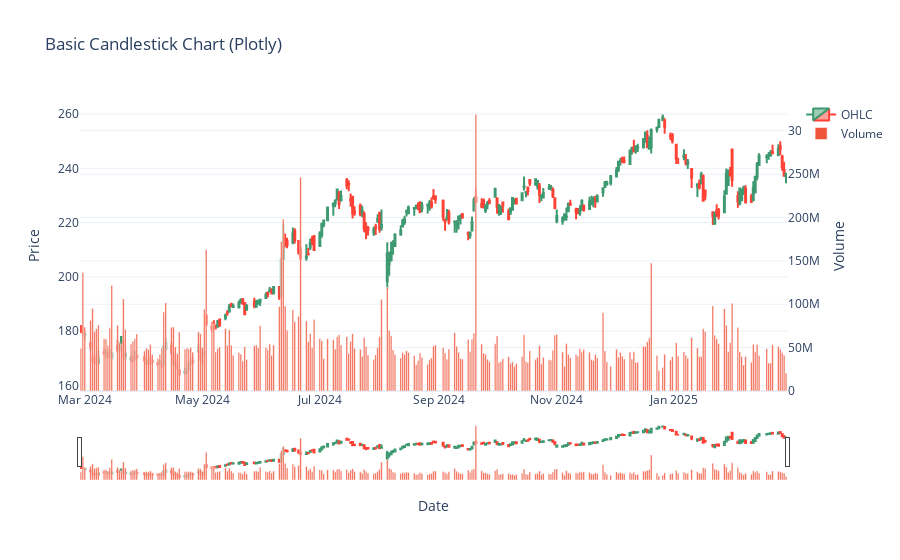

Source (notebook cell):
### Markdown cell above
# Phase 2: Basic Visualization Examples
## 1. Basic Candlestick Chart Creation

### Code cell
# Basic candlestick chart creation
def create_basic_candlestick_charts(data, config):
    """Create basic candlestick charts using both Plotly and Matplotlib"""
    visualizer = CandlestickVisualizer(data, config)
    
    # Plotly implementation
    print("Creating Plotly candlestick chart...")
    plotly_fig = visualizer.create_candlestick_chart(
        use_plotly=True,
        show_volume=True,
        title="Basic Candlestick Chart (Plotly)"
    )
    
    # Matplotlib implementation
    print("Creating Matplotlib candlestick chart...")
    mpl_fig = visualizer.create_candlestick_chart(
        use_plotly=False,
        title="Basic Candlestick Chart (Matplotlib)"
    )
    
    return {
        'visualizer': visualizer,
        'plotly_fig': plotly_fig,
        'mpl_fig': mpl_fig
    }

# Create basic charts
try:
    basic_charts = create_basic_candlestick_charts(
        apple_data, 
        viz_env['default_config']
    )
    
    # Display Plotly chart
    basic_charts['plotly_fig'].show()
    
    # Display Matplotlib chart (for Jupyter notebook)
    from IPython.display import display
    display(basic_charts['mpl_fig'])
    
    print("Basic candlestick charts created successfully")
except Exception as e:
    print(f"Error creating basic charts: {str(e)}")

### Figure 1 — Plotly figure (JSON) as saved in the notebook; plotly's stock layout.template omitted (floating-point values rounded to 4 significant figures; data arrays with more than 128 entries replaced by an {"elided": "..."} marker saying what was removed)
{"data": [{"close": {"elided": "252 float values"}, "high": {"elided": "252 float values"}, "low": {"elided": "252 float values"}, "name": "OHLC", "open": {"elided": "252 float values"}, "type": "candlestick", "x": {"elided": "252 str values"}}, {"name": "Volume", "type": "bar", "x": {"elided": "252 str values"}, "y": {"elided": "252 int values"}, "yaxis": "y2"}], "layout": {"title": {"text": "Basic Candlestick Chart (Plotly)"}, "xaxis": {"title": {"text": "Date"}}, "yaxis": {"title": {"text": "Price"}}, "yaxis2": {"overlaying": "y", "side": "right", "title": {"text": "Volume"}}}}
